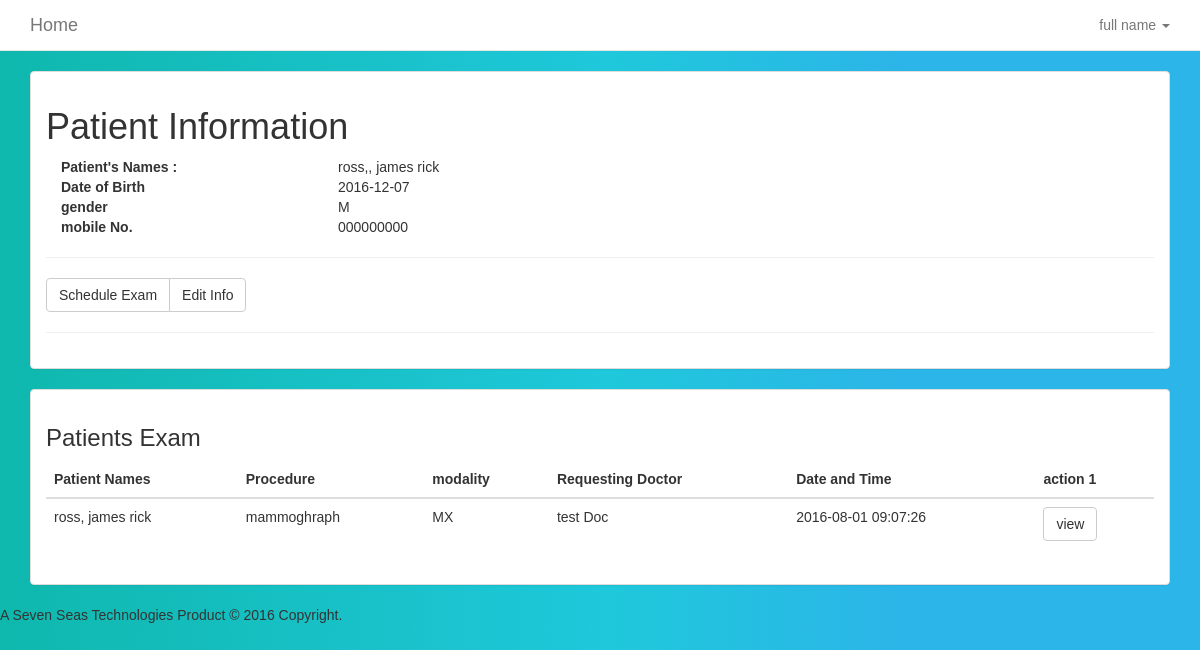
/patientinfo?id=578df1530ed11 (signed in), run on an earlier commit of the app's database.
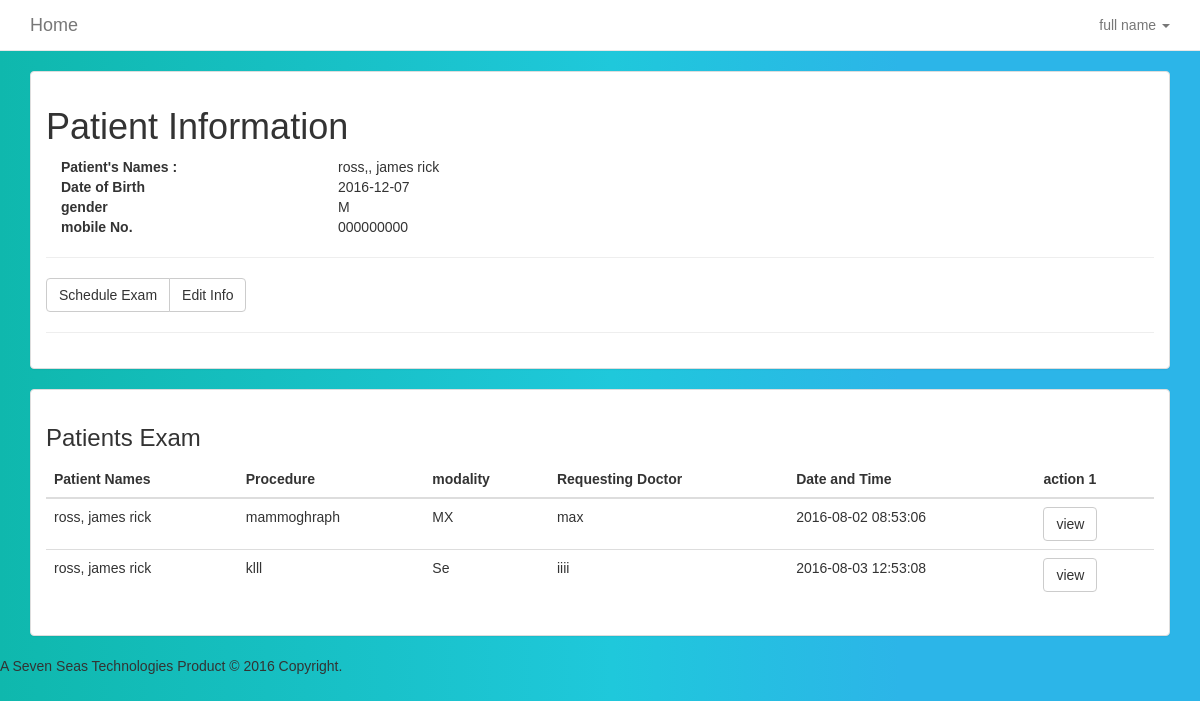
And on a later commit of the database.
### tables this page shows
CREATE TABLE `exam_info` (
  `exam_id` varchar(30) NOT NULL,
  `performer_id` varchar(30) NOT NULL,
  `patient_id` varchar(30) NOT NULL,
  `req_physician` varchar(50) NOT NULL,
  `modality` varchar(2) NOT NULL,
  `exam_name` varchar(50) NOT NULL,
  `exam_reason` text NOT NULL,
  `receipt` varchar(20) NOT NULL,
  `amount` int(11) NOT NULL,
  `created_at` timestamp NOT NULL DEFAULT CURRENT_TIMESTAMP,
  `exam_done` tinyint(4) NOT NULL,
  `report_done` tinyint(4) NOT NULL
);

CREATE TABLE `patient_details` (
  `patient_id` varchar(30) NOT NULL,
  `patient_name` varchar(50) NOT NULL,
  `birthday` date NOT NULL,
  `phonenumber` varchar(50) NOT NULL,
  `national_id` varchar(50) NOT NULL,
  `status` varchar(11) NOT NULL,
  `gender` varchar(10) NOT NULL,
  `created_at` timestamp NOT NULL DEFAULT CURRENT_TIMESTAMP
);

### app/conn_db.php (called while the page is built, shortened)
<?php
$conn = "";
function affected() {
    global $conn, $rows_affected;
    $rows_affected = mysqli_affected_rows($conn);
    if ($rows_affected < 1) {
        $error_sql ="No information added to or retreived from database. Try checking your parameters" . "<br>";
        error_handler($error_sql, mysqli_errno($conn), mysqli_error($conn));
        return 0;
    }
    else {
        return $rows_affected;
    }
}
function db_query($sql) {
    global $conn;
    $result = $conn->query($sql);
    if ($result == FALSE) {
        $error_sql = "Error querying db, check sql statement" . "<br>";
        error_handler($error_sql, mysqli_errno($conn), mysqli_error($conn));
    }
    else {
        return $result;
    }
}
?>

### views_user/patientinfo.php (the view)
<?php
 $identification = $_GET['id'];
$sql_patient = "SELECT * FROM patient_details WHERE patient_id = '$identification'";
$a_patient = db_query($sql_patient);
$this_patient = $a_patient->fetch_assoc();
$name = explode(" ", $this_patient["patient_name"], 3);
$sql_schedule = "SELECT exam_info.exam_id, patient_details.patient_name, exam_info.req_physician, exam_info.exam_name, exam_info.modality, exam_info.created_at  FROM exam_info INNER JOIN patient_details ON exam_info.patient_id=patient_details.patient_id where exam_info.patient_id='$identification'";
$schedule = db_query($sql_schedule);
?>
<div class="section">
  <div class="container">
           <div class="panel panel-default panel-faded">
                <div class="panel-body">
    <div class="row">
      <div class="col-md-12">
        <h1>Patient Information</h1>
      </div>
    </div>
    <div class="row">
      <div class="col-md-12">
         <div class="col-md-3">
        <dt>Patient's Names :</dt>
        </div>
        <div class="col-md-9">
        <dd><?php echo $name[0] . ", " . $name[1] . " " . $name[2];?></dd>
        </div>
        <div class="col-md-3">
              <dt>Date of Birth</dt>
        </div>
        <div class="col-md-9">
              <dd><?php echo $this_patient["birthday"];?></dd>
        </div>
        <div class="col-md-3">
              <dt>gender</dt>
        </div>
        <div class="col-md-9">
              <dd><?php echo $this_patient["gender"];?></dd>
        </div>
        <div class="col-md-3">
              <dt>mobile No.</dt>
        </div>
        <div class="col-md-9">
              <dd><?php echo $this_patient["phonenumber"];?></dd>
        </div>
      </div>
    </div>
    <div class="row">
      <div class="col-md-12">
        <hr>
      </div>
    </div>
        <div class="row">
          <div class="col-md-12">
            <div class="btn-group">
              <a href="newexam?patient_id=<?php echo $identification ?>" class="btn btn-default">Schedule Exam</a>
              <a href="edit-patient?id=<?php echo $identification;?>" class="btn btn-default">Edit Info</a>
            </div>
          </div>
        </div>
    <div class="row">
      <div class="col-md-12">
        <hr>
      </div>
    </div>
      </div>
    </div>
  </div>
</div>
<div class="section">
      <div class="container">
           <div class="panel panel-default panel-faded">
                <div class="panel-body">
        <div class="row">
          <div class="col-md-12">
            <h3>Patients Exam</h3>
          </div>
      <div class="col-md-12">
        <table class="table">
          <thead>
            <tr>
              <th>Patient Names</th>
              <th>Procedure</th>
              <th>modality</th>
              <th>Requesting Doctor</th>
              <th>Date and Time</th>
              <th>action 1</th>
            </tr>
          </thead>
          <tbody>
            <?php
             while ($row = $schedule->fetch_assoc()) {
                ?>
            <tr>
            <td><?php echo $row["patient_name"]?></td>
            <td><?php echo $row["exam_name"]?></td>
            <td><?php echo $row["modality"]?></td>
            <td><?php echo $row["req_physician"]?></td>
            <td><?php echo $row["created_at"]?></td>
            <td><a class="btn btn-default" href="examinfo?id=<?php echo $row['exam_id'];?>">view</a></td>
            </tr>
            <?php }
            ?>
          </tbody>
        </table>
      </div>
    </div>
  </div>
</div>
</div>
</div>

What changed in the data, as far as the page shows it:
changed exam_info "mammoghraph": req_physician "test Doc" → "max"; created_at "2016-08-01 09:07:26" → "2016-08-02 08:53:06"
added exam_info: patient.patient_name "ross, james rick", exam_name "klll", modality "Se", req_physician "iiii", created_at "2016-08-03 12:53:08"
